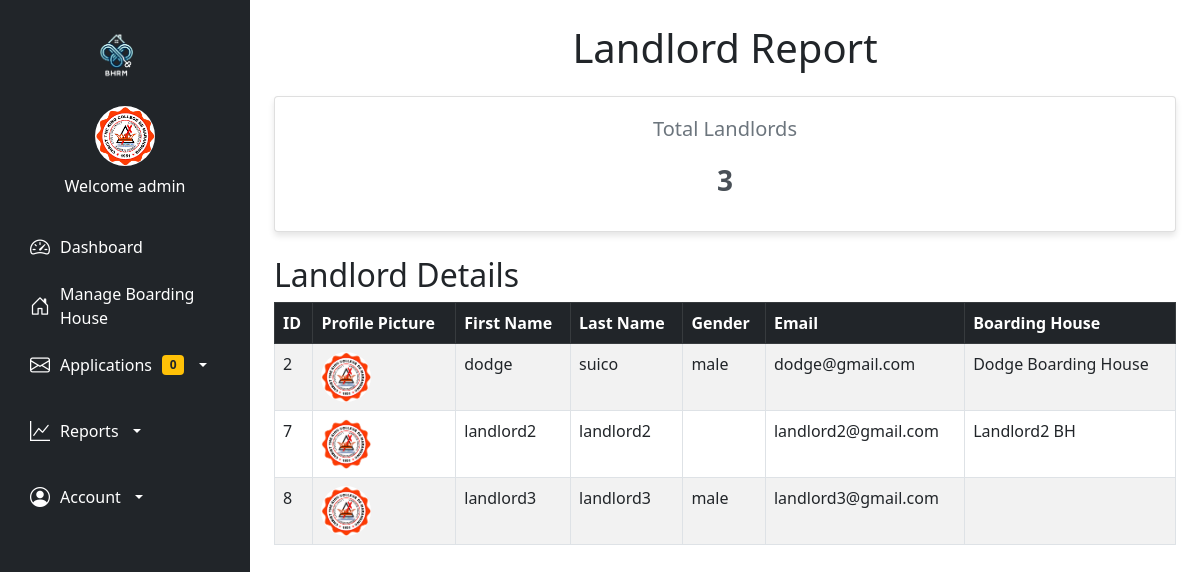
/reportslandlord.php (signed in), run on the app's committed database.
### tables this page shows
CREATE TABLE `users` (
  `id` int(11) NOT NULL,
  `image` varchar(255) NOT NULL,
  `fname` varchar(50) NOT NULL,
  `lname` varchar(50) NOT NULL,
  `gender` varchar(255) NOT NULL,
  `tenant_status` varchar(255) NOT NULL,
  `school` varchar(255) NOT NULL,
  `uname` varchar(50) NOT NULL,
  `pass` varchar(50) NOT NULL,
  `role` varchar(50) NOT NULL,
  `hname` varchar(255) NOT NULL
);

### reportslandlord.php (the view, shortened to what this page needs)
<?php
include('php/connection.php');
$totalLandlordsQuery = "SELECT COUNT(*) AS total_landlords FROM users WHERE role = 'landlord'";
$totalLandlordsResult = mysqli_query($conn, $totalLandlordsQuery);
$totalLandlords = mysqli_fetch_assoc($totalLandlordsResult)['total_landlords'];
$landlordsQuery = "SELECT * FROM users WHERE role = 'landlord'";
$landlordsResult = mysqli_query($conn, $landlordsQuery);
?>
<!DOCTYPE html>
<html lang="en">
<head>
    <link href="https://cdn.jsdelivr.net/npm/bootstrap@5.3.0/dist/css/bootstrap.min.css" rel="stylesheet">
    <link rel="stylesheet" href="https://cdn.datatables.net/1.13.5/css/dataTables.bootstrap5.min.css">
</head>
<body>
    <?php include 'navadmin.php'; ?>
    <div class="container my-4">
        <h1 class="text-center mb-4">Landlord Report</h1>
        <div class="summary">
            <div class="card">
                <h3>Total Landlords</h3>
                <p><?php echo $totalLandlords; ?></p>
            </div>
        </div>
        <h2 class="mt-4">Landlord Details</h2>
        <div class="table-responsive">
            <table id="landlordTable" class="table table-striped table-bordered">
                <thead class="table-dark">
                    <tr>
                        <th>ID</th>
                        <th>Profile Picture</th>
                        <th>First Name</th>
                        <th>Last Name</th>
                        <th>Gender</th>
                        <th>Email</th>
                        <th>Boarding House</th>
                    </tr>
                </thead>
                <tbody>
                    <?php while ($landlord = mysqli_fetch_assoc($landlordsResult)) { ?>
                        <tr>
                            <td><?php echo $landlord['id']; ?></td>
                            <td>
                                <img src="/bhrm-main/<?php echo $landlord['image'] ?? 'default.png'; ?>"
                                     width="50"
                                     height="50"
                                     class="rounded-circle"
                                     alt="Profile Picture">
                            </td>
                            <td><?php echo $landlord['fname']; ?></td>
                            <td><?php echo $landlord['lname']; ?></td>
                            <td><?php echo $landlord['gender']; ?></td>
                            <td><?php echo $landlord['uname']; ?></td>
                            <td><?php echo $landlord['hname']; ?></td>
                        </tr>
                    <?php } ?>
                </tbody>
            </table>
        </div>
    </div>
</body>
</html>

### navadmin.php (shortened to what this page needs)
<!DOCTYPE html>
<html lang="en">
<head>
    <link href="https://cdn.jsdelivr.net/npm/bootstrap@5.0.2/dist/css/bootstrap.min.css" rel="stylesheet">
</head>
<body>
    <?php
        if(!empty($_SESSION['uname'])){
            $uname = $_SESSION['uname'];
            $query = "select * from users where uname = '$uname'";
            $result = mysqli_query($conn, $query);
            $fetch = mysqli_fetch_assoc($result);
        }
        $query = "SELECT COUNT(*) AS new_application FROM bhapplication WHERE status = 'Pending'";
        $result = mysqli_query($conn, $query);
        $row = mysqli_fetch_assoc($result);
        $newReservations = $row['new_application'];
    ?>
<!DOCTYPE html>
<html lang="en">
<head>
    <link href="https://cdn.jsdelivr.net/npm/bootstrap@5.0.2/dist/css/bootstrap.min.css" rel="stylesheet">
    <link href="https://cdn.jsdelivr.net/npm/bootstrap-icons/font/bootstrap-icons.css" rel="stylesheet">
</head>
<body>
    <nav class="sidebar bg-dark">
        <div class="navbar-brand text-center">
            <img src="/bhrm-main/images/logo.png" alt="Logo" width="60" class="mb-3 rounded-circle">
        </div>
        <ul class="nav flex-column">
            <li class="nav-item text-center mb-4">
                <img class="rounded-circle mb-2" src="/bhrm-main/<?php echo $fetch['image'] ?? 'default.png'; ?>" alt="Profile" width="60" height="60">
                <span class="d-block text-white">Welcome <?php echo $fetch['fname'] ?? 'Guest'; ?></span>
            </li>
            <li class="nav-item">
                <a class="nav-link" href="/bhrm-main/dashboardadmin.php">
                    <i class="bi bi-speedometer2"></i>
                    <span>Dashboard</span>
                </a>
            </li>
            <li class="nav-item">
                <a class="nav-link" href="/bhrm-main/manageboardinghouse.php">
                    <i class="bi bi-house-door"></i>
                    <span>Manage Boarding House</span>
                </a>
            </li>
            <li class="nav-item dropdown">
                <a class="nav-link dropdown-toggle" href="#" id="applicationsDropdown" role="button" data-bs-toggle="dropdown" aria-expanded="false">
                    <i class="bi bi-envelope"></i>
                    <span>Applications</span>
                    <span class="badge bg-warning text-dark"><?php echo $newReservations; ?></span>
                </a>
            </li>
            <li class="nav-item dropdown mt-3">
                <a class="nav-link text-white dropdown-toggle" href="#" id="reportsMenu" role="button">
                    <i class="bi bi-graph-up"></i>
                    <span>Reports</span>
                </a>
            </li>
            <li class="nav-item dropdown mt-3">
                <a class="nav-link text-white dropdown-toggle" href="#" id="accountMenu" role="button">
                    <i class="bi bi-person-circle"></i>
                    <span>Account</span>
                </a>
            </li>
        </ul>
    </nav>
</body>
</html>

### reportslandlord.php (style rules this page uses)
body { background-color: #f8f9fa; }
.summary { display: flex; flex-wrap: wrap; gap: 20px; margin: 20px 0; }
.card { background: #fff; border: none; border-radius: 10px; box-shadow: 0 4px 6px rgba(0, 0, 0, 0.1); padding: 20px; flex: 1 1 calc(33% - 20px); text-align: center; }
.card h3 { font-size: 1.25rem; color: #6c757d; }
.card p { font-size: 1.75rem; font-weight: bold; margin: 10px 0; color: #495057; }

### navadmin.php (style rules this page uses)
body { margin-left: 250px; transition: margin-left 0.3s ease; }
.sidebar { position: fixed; top: 0; left: 0; height: 100vh; width: 250px; background-color: #343a40; padding: 20px 15px; z-index: 1000; overflow-y: auto; transition: all 0.3s ease; }
.sidebar .nav-link { color: white; display: flex; align-items: center; font-size: 16px; padding: 10px 15px; gap: 10px; border-radius: 5px; transition: all 0.3s ease; }
.sidebar .nav-link i { font-size: 20px; }

### data on the page
users: image (picture), fname "admin"
users: id "2", image (picture), fname "dodge", lname "suico", gender "male", uname "dodge@gmail.com", hname "Dodge Boarding House"
users: id "7", image (picture), fname "landlord2", lname "landlord2", uname "landlord2@gmail.com", hname "Landlord2 BH"
users: id "8", image (picture), fname "landlord3", lname "landlord3", gender "male", uname "landlord3@gmail.com"

### other printed values
$newReservations "0"
$totalLandlords "3"
